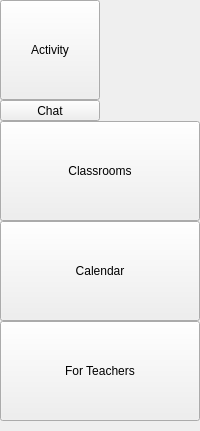
     <widget class="QFrame" name="frame">
      <property name="sizePolicy">
       <sizepolicy hsizetype="Preferred" vsizetype="Expanding">
        <horstretch>0</horstretch>
        <verstretch>0</verstretch>
       </sizepolicy>
      </property>
      <property name="styleSheet">
       <string notr="true"/>
      </property>
      <property name="frameShadow">
       <enum>QFrame::Raised</enum>
      </property>
      <layout class="QVBoxLayout" name="verticalLayout_2">
       <property name="spacing">
        <number>0</number>
       </property>
       <property name="leftMargin">
        <number>0</number>
       </property>
       <property name="topMargin">
        <number>0</number>
       </property>
       <property name="rightMargin">
        <number>0</number>
       </property>
       <property name="bottomMargin">
        <number>10</number>
       </property>
       <item>
        <widget class="QToolButton" name="button_activity">
         <property name="sizePolicy">
          <sizepolicy hsizetype="Maximum" vsizetype="Maximum">
           <horstretch>0</horstretch>
           <verstretch>0</verstretch>
          </sizepolicy>
         </property>
         <property name="minimumSize">
          <size>
           <width>100</width>
           <height>100</height>
          </size>
         </property>
         <property name="styleSheet">
          <string notr="true"/>
         </property>
         <property name="text">
          <string>Activity</string>
         </property>
         <property name="icon">
          <iconset>
           <normaloff>assets/icons/notification.png</normaloff>assets/icons/notification.png</iconset>
         </property>
         <property name="iconSize">
          <size>
           <width>30</width>
           <height>30</height>
          </size>
         </property>
         <property name="toolButtonStyle">
          <enum>Qt::ToolButtonTextUnderIcon</enum>
         </property>
        </widget>
       </item>
       <item>
        <widget class="QToolButton" name="button_chat">
         <property name="sizePolicy">
          <sizepolicy hsizetype="Maximum" vsizetype="Maximum">
           <horstretch>0</horstretch>
           <verstretch>0</verstretch>
          </sizepolicy>
         </property>
         <property name="maximumSize">
          <size>
           <width>100</width>
           <height>100</height>
          </size>
         </property>
         <property name="text">
          <string>Chat</string>
         </property>
         <property name="icon">
          <iconset>
           <normaloff>assets/icons/chat.png</normaloff>assets/icons/chat.png</iconset>
         </property>
         <property name="iconSize">
          <size>
           <width>30</width>
           <height>30</height>
          </size>
         </property>
         <property name="toolButtonStyle">
          <enum>Qt::ToolButtonTextUnderIcon</enum>
         </property>
        </widget>
       </item>
       <item>
        <widget class="QToolButton" name="button_classrooms">
         <property name="sizePolicy">
          <sizepolicy hsizetype="Minimum" vsizetype="Maximum">
           <horstretch>0</horstretch>
           <verstretch>0</verstretch>
          </sizepolicy>
         </property>
         <property name="minimumSize">
          <size>
           <width>0</width>
           <height>100</height>
          </size>
         </property>
         <property name="text">
          <string>Classrooms</string>
         </property>
         <property name="icon">
          <iconset>
           <normaloff>assets/icons/people.png</normaloff>assets/icons/people.png</iconset>
         </property>
         <property name="iconSize">
          <size>
           <width>30</width>
           <height>30</height>
          </size>
         </property>
         <property name="toolButtonStyle">
          <enum>Qt::ToolButtonTextUnderIcon</enum>
         </property>
        </widget>
       </item>
       <item>
        <widget class="QToolButton" name="button_calendar">
         <property name="sizePolicy">
          <sizepolicy hsizetype="Minimum" vsizetype="Maximum">
           <horstretch>0</horstretch>
           <verstretch>0</verstretch>
          </sizepolicy>
         </property>
         <property name="minimumSize">
          <size>
           <width>0</width>
           <height>100</height>
          </size>
         </property>
         <property name="text">
          <string>Calendar</string>
         </property>
         <property name="icon">
          <iconset>
           <normaloff>assets/icons/calendar.png</normaloff>assets/icons/calendar.png</iconset>
         </property>
         <property name="iconSize">
          <size>
           <width>30</width>
           <height>30</height>
          </size>
         </property>
         <property name="toolButtonStyle">
          <enum>Qt::ToolButtonTextUnderIcon</enum>
         </property>
        </widget>
       </item>
       <item>
        <widget class="QToolButton" name="button_teachers">
         <property name="sizePolicy">
          <sizepolicy hsizetype="Minimum" vsizetype="Maximum">
           <horstretch>0</horstretch>
           <verstretch>0</verstretch>
          </sizepolicy>
         </property>
         <property name="minimumSize">
          <size>
           <width>0</width>
           <height>100</height>
          </size>
         </property>
         <property name="text">
          <string>For Teachers</string>
         </property>
         <property name="icon">
          <iconset>
           <normaloff>assets/icons/teacher.png</normaloff>assets/icons/teacher.png</iconset>
         </property>
         <property name="iconSize">
          <size>
           <width>30</width>
           <height>30</height>
          </size>
         </property>
         <property name="toolButtonStyle">
          <enum>Qt::ToolButtonTextUnderIcon</enum>
         </property>
        </widget>
       </item>
      </layout>
     </widget>
